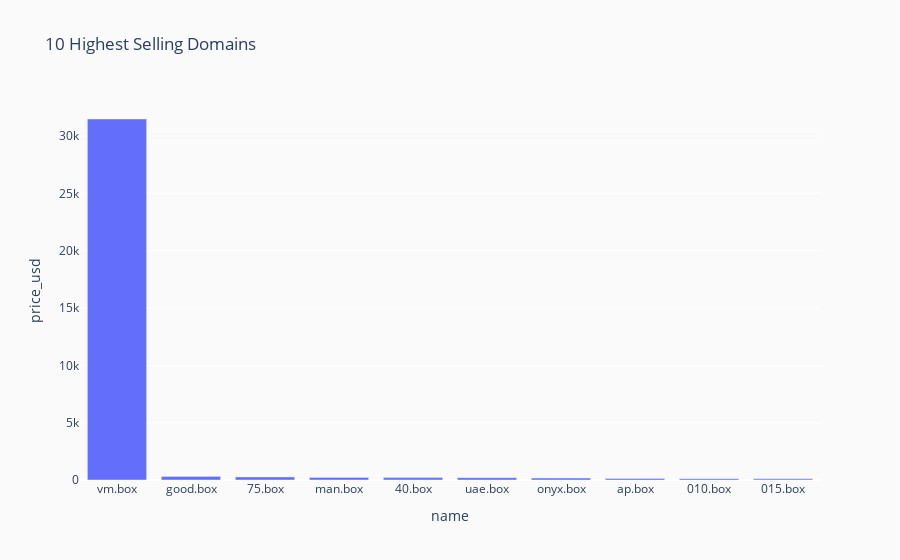

The code cell stored with this chart in its notebook:
### Code cell
mint_to_sales_fig.update_layout(
    plot_bgcolor='#fafafa',
    paper_bgcolor='#fafafa',
    title="Mints to Sales Metrics"
)

listing_to_sales_fig.update_layout(
    plot_bgcolor='#fafafa',
    paper_bgcolor='#fafafa',
    title="Listings to Sales Metrics"
)

daily_box_mints_fig.update_layout(
    plot_bgcolor='#fafafa',
    paper_bgcolor='#fafafa',
    title="Daily Mints"
)

daily_box_sales_fig.update_layout(
    plot_bgcolor='#fafafa',
    paper_bgcolor='#fafafa',
    title="Daily Sales"
)

daily_vol_fig.update_layout(
    plot_bgcolor='#fafafa',
    paper_bgcolor='#fafafa',
    title="Daily Volume"
)

daily_sales_fig.update_layout(
    plot_bgcolor='#fafafa',
    paper_bgcolor='#fafafa',
    title="Daily Sales Metrics"
)

daily_mint_metrics_fig.update_layout(
    plot_bgcolor='#fafafa',
    paper_bgcolor='#fafafa',
    title="Daily Mints Metrics"
)

listings_growth_rate_fig.update_layout(
    plot_bgcolor='#fafafa',
    paper_bgcolor='#fafafa',
    title="Listings Growth Rate"
)

highest_selling_domains_fig.update_layout(
    plot_bgcolor='#fafafa',
    paper_bgcolor='#fafafa',
)

### Figure 1 — Plotly figure (JSON) as saved in the notebook; plotly's stock layout.template omitted (floating-point values rounded to 4 significant figures)
{"data": [{"alignmentgroup": "True", "hovertemplate": "name=%{x}<br>price_usd=%{y}<extra></extra>", "legendgroup": "", "marker": {"color": "#636efa", "pattern": {"shape": ""}}, "name": "", "offsetgroup": "", "orientation": "v", "showlegend": false, "textposition": "auto", "type": "bar", "x": ["vm.box", "good.box", "75.box", "man.box", "40.box", "uae.box", "onyx.box", "ap.box", "010.box", "015.box"], "xaxis": "x", "y": [31480.0, 314.6, 269.2, 224.6, 209.4, 203.2, 167.8, 134.6, 119.1, 104.7], "yaxis": "y"}], "layout": {"barmode": "relative", "legend": {"tracegroupgap": 0}, "paper_bgcolor": "#fafafa", "plot_bgcolor": "#fafafa", "title": {"text": "10 Highest Selling Domains"}, "xaxis": {"anchor": "y", "domain": [0, 1], "title": {"text": "name"}}, "yaxis": {"anchor": "x", "domain": [0, 1], "title": {"text": "price_usd"}}}}
